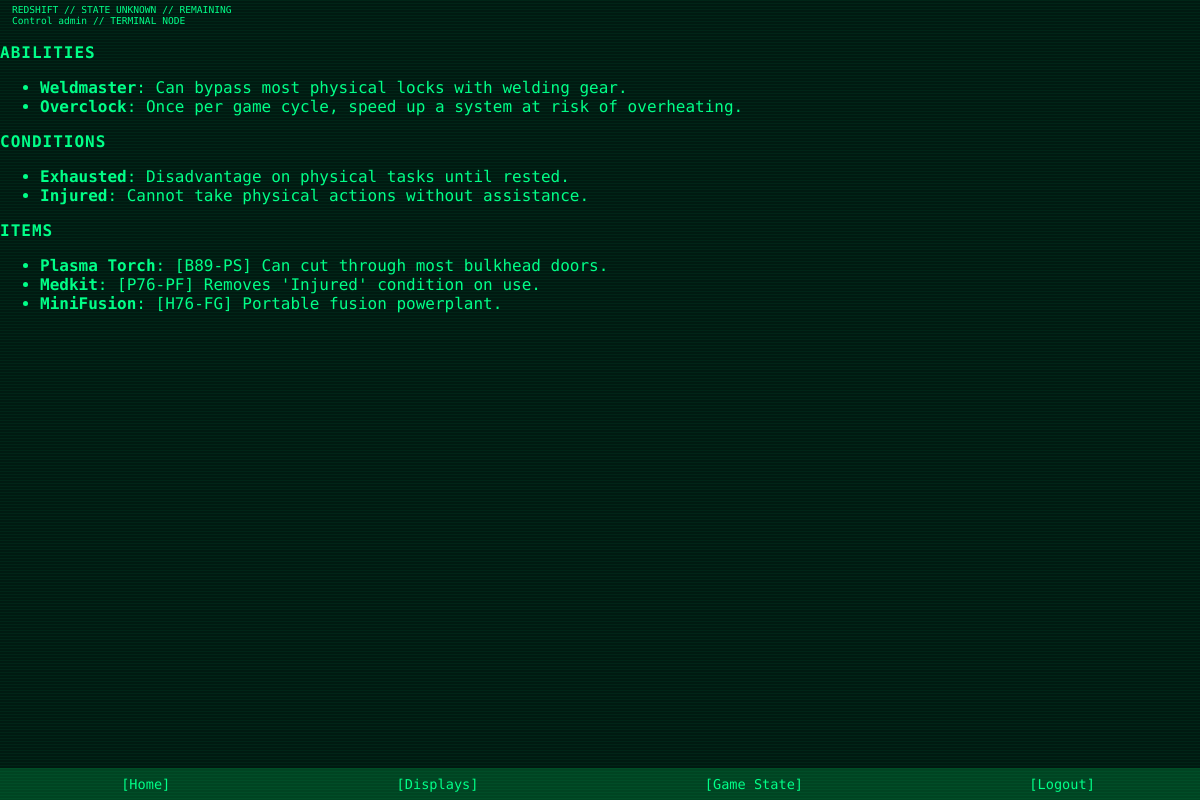
Before: /control/data (signed in) with the older database file.
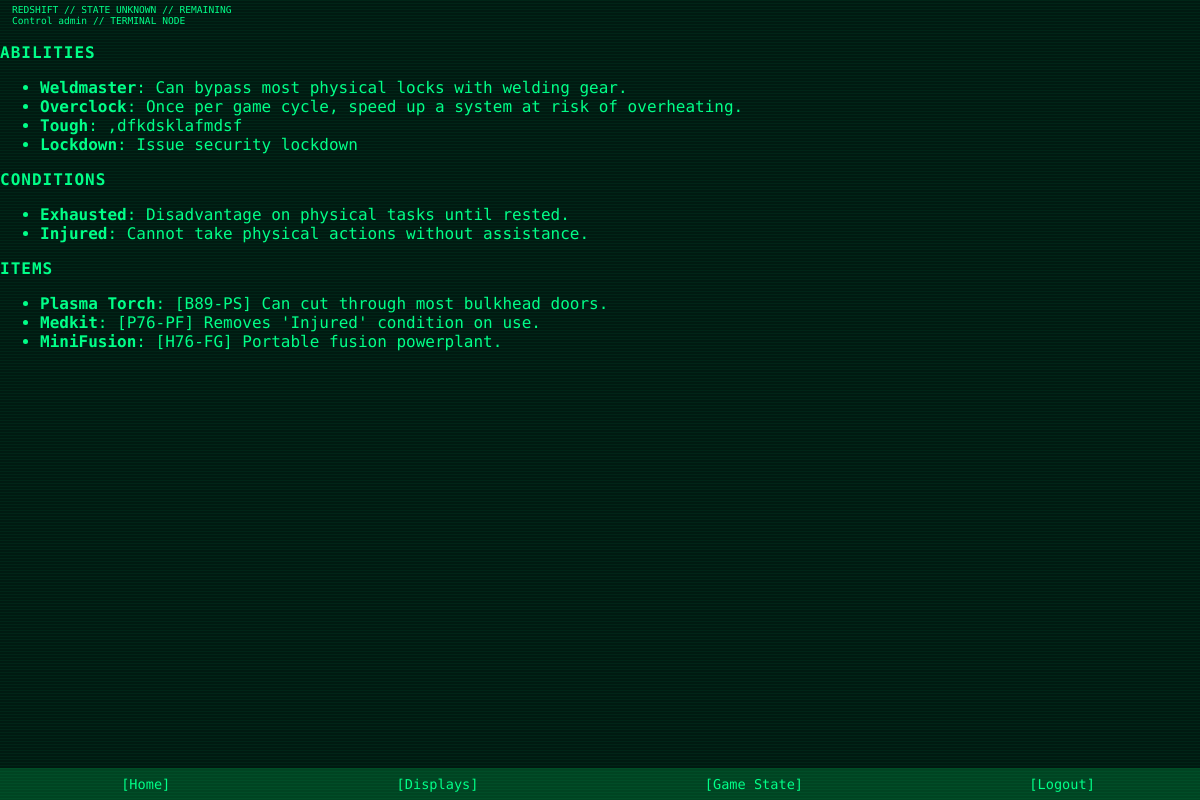
After: the same page with the newer database file.
### app/models.py (models this page shows)
class User(UserMixin, db.Model):
    id = db.Column(db.Integer, primary_key=True)
    username = db.Column(db.String(64), unique=True, nullable=False)
    email = db.Column(db.String(120), unique=True, nullable=False)
    password = db.Column(db.String(128), nullable=False)
    is_verified = db.Column(db.Boolean, default=False)
    role = db.Column(db.String(20), default='Player')  # 'Player' or 'Control'
    theme = db.Column(db.String(32), default='theme-green')
    character = db.relationship("Character", backref="user", uselist=False)

class Ability(db.Model):
    id = db.Column(db.Integer, primary_key=True)
    name = db.Column(db.String(100), unique=True, nullable=False)
    description = db.Column(db.Text)

class Condition(db.Model):
    id = db.Column(db.Integer, primary_key=True)
    name = db.Column(db.String(100), unique=True, nullable=False)
    effect = db.Column(db.Text)

class Item(db.Model):
    id = db.Column(db.Integer, primary_key=True)
    name = db.Column(db.String(100), unique=True, nullable=False)
    description = db.Column(db.Text)
    code = db.Column(db.String(10), unique=True, nullable=False)

### app/routes.py (the view)
@main_bp.route('/control/data')
@login_required
def control_data():
    if current_user.role != 'Control':
        abort(403)
    abilities = Ability.query.all()
    conditions = Condition.query.all()
    items = Item.query.all()
    return render_template('control_data.html', abilities=abilities, conditions=conditions, items=items)

### app/models.py (called while the page is built)
@login_manager.user_loader
def load_user(user_id):
    return User.query.get(int(user_id))

### app/templates/control_data.html
{% extends "base.html" %}
{% block content %}
<h1>Game Tables</h1>
<h2>Abilities</h2>
<ul>
  {% for a in abilities %}
    <li><strong>{{ a.name }}</strong>: {{ a.description }}</li>
  {% endfor %}
</ul>
<h2>Conditions</h2>
<ul>
  {% for c in conditions %}
    <li><strong>{{ c.name }}</strong>: {{ c.effect }}</li>
  {% endfor %}
</ul>
<h2>Items</h2>
<ul>
  {% for i in items %}
    <li><strong>{{ i.name }}</strong>: [{{ i.code }}] {{ i.description }}</li>
  {% endfor %}
</ul>
{% endblock %}

### app/templates/base.html (shortened to what this page needs)
<!DOCTYPE html>
<html lang="en">
<head>
  <link rel="stylesheet" href="{{ url_for('static', filename='css/retro.css') }}">
</head>
<body class="{{ current_user.theme if current_user.is_authenticated else 'theme-green' }}">
<div class="top-bar">
  REDSHIFT //
  {% if state %} {{ state.current_phase }} {% else %} STATE UNKNOWN {% endif %}
   // {{ time_remaining }} REMAINING<br/>
   {{ current_user.role if current_user.is_authenticated else "GUEST" }} {{ current_user.username }} // TERMINAL NODE
</div>
  {% block content %}{% endblock %}
<div class="nav-bar-bottom">
  {% if current_user.is_authenticated %}
  <a href="{{ url_for('main.dashboard') }}">Home</a>
    {% if current_user.role == 'Control' %}
    <a href="{{ url_for('main.manage_displays') }}">Displays</a>
    <a href="{{ url_for('main.control_game_state') }}">Game State</a>
    {% else %}
      {% if character %}
        <a href="{{ url_for('main.edit_character') }}">Edit</a>
      {% else %}
        <a href="{{ url_for('main.create_character') }}">Create Char</a>
      {% endif %}
    {% endif %}
    <a href="{{ url_for('auth.logout') }}">Logout</a>
  {% else %}
    <a href="{{ url_for('auth.login') }}">Login</a>
    <a href="{{ url_for('auth.register') }}">Register</a>
  {% endif %}
</div>
</body>
</html>

### app/static/css/retro.css (style rules this page uses)
:root { --color-bg: #001a11; }
.theme-green { --color-fg: #00ff88; --color-accent: #00ffaa; --color-border: #00cc88; --color-muted: #004422; }
@media (min-width: 600px) { body { background-color: var(--color-bg); color: var(--color-fg); font-family: 'Share Tech Mono', monospace; margin: 0; padding: 0; animation: flickerAnim 3.6s infinite alternate; } }
@media (min-width: 600px) { a, h1, h2, h3, p, label, input, textarea, button, .nav-bar, .panel { animation: flickerAnim 3.6s infinite alternate; } }
@media (min-width: 600px) { body::before { content: ""; position: fixed; top: 0; left: 0; width: 100%; height: 100%; pointer-events: none; background: repeating-linear-gradient( to bottom, rgba(0, 255, 136, 0.05) 0px, rgba(0, 255, 136, 0.05) 1px, transparent 1px, transparent 3px ); z-index: 9999; animation: roll 60s linear infinite; } }
a { text-decoration: none; color: var(--color-fg) }
a:before { content: "["; color: var(--color-fg) }
a:after { content: "]"; color: var(--color-fg) }
h1, h2, h3, label { text-transform: uppercase; letter-spacing: 1px; font-size: 1rem; }
.top-bar { position: fixed; top: 0; width: 100%; font-size: 0.6rem; background-color: var(--color-bg); color: var(--color-fg); display: flex; justify-content: left; padding: 0.25rem 0.75rem; z-index: 100; }
.nav-bar-bottom { position: fixed; bottom: 0; width: 100%; background-color: var(--color-muted); display: flex; justify-content: space-around; padding: 0.5rem; z-index: 100; }
.nav-bar-bottom a { font-size: 0.85rem; color: var(--color-fg); text-decoration: none; }

Changed rows visible on the page:
added Ability: name "Tough", description ",dfkdsklafmdsf"
added Ability: name "Lockdown", description "Issue security lockdown"
